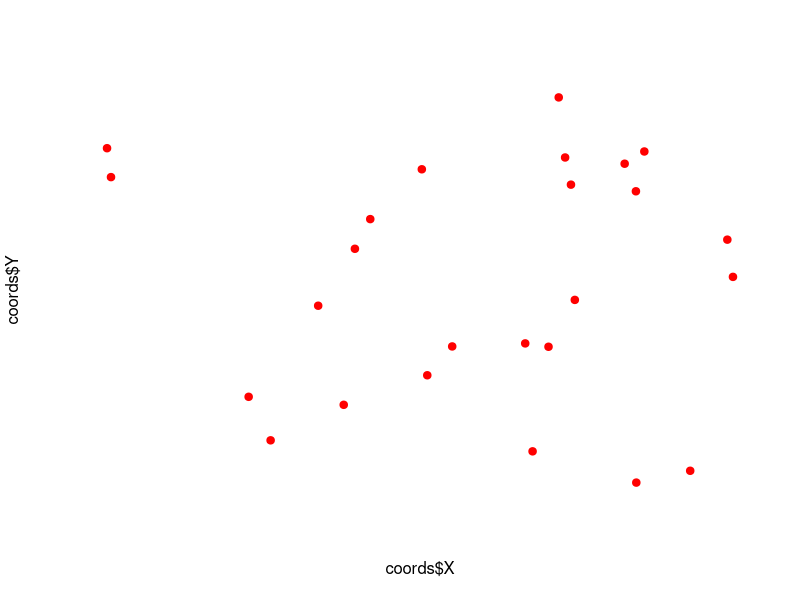

The R source for this figure: (Note: this script raises an error after producing the figure.)

# Create some random points
n <- 25
coords <- data.frame(X=runif(n), Y=runif(n), Name="Test Label")

# Plot them
plot(x=coords$X, y=coords$Y, pch=19, bty="n", xaxt="n", yaxt="n", col="red")

# Get the axis limits
axisLimits <- par("usr") 

# Get the window size in inches
windowSize <- dev.size("in")

# Set cex
cex = 0.5

# Calculate text height
defaultHeight <- 1/75 # in inches
yTextHeight <- (axisLimits[4] - axisLimits[3]) / windowSize[2] * defaultHeight

# Plot text labels
overlayText(coords$X, coords$Y, coords$Name, cex=1)

#############
# FUNCTIONS #
#############

overlayText <- function(x, y, labels, xThresholdProp=0.05, yThresholdProp=0.05,
                        pos=NULL, cex=1){
  
  # Define your thresholds for closeness
  axisLimits <- par("usr")
  xThreshold <- xThresholdProp * (axisLimits[2] - axisLimits[1])
  yThreshold <- yThresholdProp * (axisLimits[4] - axisLimits[3])
  
  # Put coordinates and labels into dataframe
  coords <- data.frame(X=x, Y=y, Name=labels)
  
  # Get alternative points for when labels overlap
  alternatives <- getAlternativeLabelLocations(n=1000, xThreshold, yThreshold, coords,
                                               axisLimits)
  #points(alternatives$X, alternatives$Y, col=rgb(0,0,0, 0.5), pch=20)
  
  # Assign new locations where necessary
  newLocations <- getNewLocations(coords, alternatives, xThreshold, yThreshold)
  
  # Plot labels
  plotTextLabels(newLocations, coords, pos, cex)
}

plotTextLabels <- function(newLocations, oldLocations, pos, cex){
  
  for(i in 1:nrow(newLocations)){
    
    if(newLocations[i, "X"] != oldLocations[i, "X"] || 
       newLocations[i, "Y"] != oldLocations[i, "Y"]){
      
      text(x=newLocations[i, "X"], y=newLocations[i, "Y"],
           labels=newLocations[i, "Name"], xpd=TRUE, pos=pos, cex=cex)
      points(x=c(newLocations[i, "X"], oldLocations[i, "X"]),
             y=c(newLocations[i, "Y"], oldLocations[i, "Y"]),
             type="l", col=rgb(0,0,0, 0.5))
    }else{
      text(x=newLocations[i, "X"], y=newLocations[i, "Y"],
           labels=newLocations[i, "Name"], xpd=TRUE, pos=pos, cex=cex)
    }
  }
}

getNewLocations <- function(coords, alternatives, xThreshold, yThreshold){
  
  # Assign new locations to labels if necessary
  newLocations <- coords
  skip <- c()
  for(i in 1:nrow(coords)){
    
    # Check if current point too close to others
    for(j in 1:nrow(coords)){
      
      # Skip if same location
      if(i == j || j %in% skip){
        next
      }
      
      # Check if current locations are too close
      if(abs(coords[i, "X"] - coords[j, "X"]) < xThreshold &&
         abs(coords[i, "Y"] - coords[j, "Y"]) < yThreshold){
        
        newLocationIndex <- getNewLocation(coords[i, "X"], coords[i, "Y"], alternatives)
        newLocations[i, c(1, 2)] <- alternatives[newLocationIndex, ]
        alternatives <- alternatives[-newLocationIndex, ]
        skip[length(skip) + 1] <- i
        
        break
      }
    }
    
    # Check if ran out of new locations
    if(is.na(alternatives[1, 1]) == TRUE){
      break
    }
  }
  
  return(newLocations)
}

getNewLocation <- function(x, y, alternatives){
  
  # Calculate the distance to all alternative locations
  distances <- c()
  for(i in 1:nrow(alternatives)){
    distances[i] <- euclideanDistance(x, y, alternatives[i, "X"], alternatives[i, "Y"])
  }
  
  # Select the closest
  chosen <- which(distances == min(distances))[1]
  
  return(chosen)
}

getAlternativeLabelLocations <- function(n, xThreshold, yThreshold, coords, axisLimits){
  
  # Get a set of random points
  randomX <- runif(n, min=axisLimits[1], max=axisLimits[2])
  randomY <- runif(n, min=axisLimits[3], max=axisLimits[4])
  
  # Remove points that are too close to actual values
  remove <- c()
  for(i in 1:n){
    
    for(j in 1:nrow(coords)){
      
      if(abs(randomX[i] - coords[j, "X"]) < xThreshold &&
         abs(randomY[i] - coords[j, "Y"]) < yThreshold){
        remove[length(remove) + 1] <- i
        break
      }
    }
  }
  randomX <- randomX[-remove]
  randomY <- randomY[-remove]
  
  # Remove points that are too close to each other
  skip <- c()
  for(i in 1:length(randomX)){
    
    for(j in 1:length(randomX)){
      
      if(j %in% skip || i == j){
        next
      }
      
      if(abs(randomX[i] - randomX[j]) < xThreshold &&
         abs(randomY[i] - randomY[j]) < yThreshold){
        skip[length(skip) + 1] <- i
        break
      }
    }
  }
  randomX <- randomX[-skip]
  randomY <- randomY[-skip]
  
  alternatives <- data.frame(X=randomX, Y=randomY)
  return(alternatives)
}

euclideanDistance <- function(x1, y1, x2, y2){
  return(sqrt(sum((x1 - x2)^2 + (y1 - y2)^2)))
}


